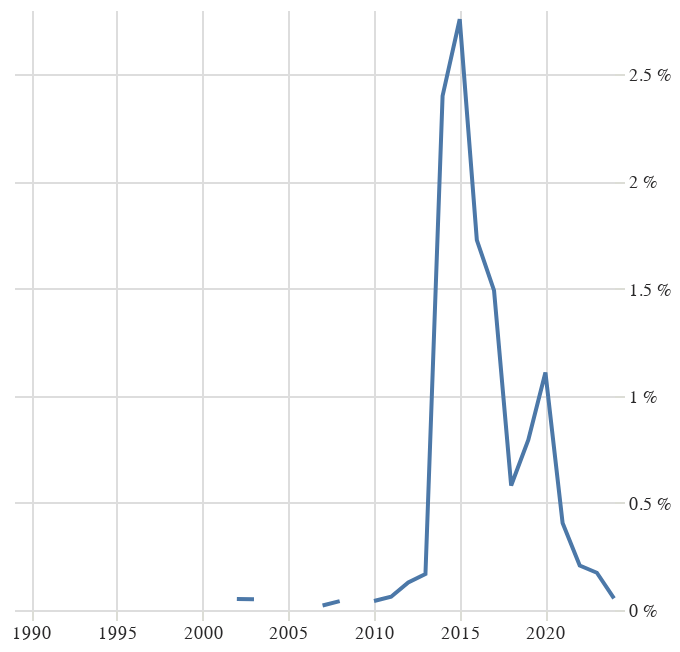

The code cell stored with this chart in its notebook:
### Code cell
grafik('CD-ROM')

### Figure 1 — Vega-Lite specification as saved in the notebook (floating-point values rounded to 4 significant figures)
{"config": {"title": {"font": "Noticia Text", "fontSize": 11.5, "anchor": "start", "lineHeight": 19, "fontWeight": "bolder", "subtitleFont": "Noticia Text", "subtitleFontSize": 10, "subtitleLineHeight": 15, "subtitlePadding": 10, "dy": -10, "color": "#292829", "subtitleColor": "#292829"}, "axis": {"labelFont": "Asap", "titleFont": "Asap", "fontWeight": "lighter", "titleFontWeight": "lighter", "labelFontSize": 9, "titleFontSize": 9, "labelPadding": 2, "titlePadding": 9, "domainOpacity": 0, "tickColor": "#DCDDD6", "labelColor": "#292829"}, "legend": {"labelFont": "Asap", "labelFontWeight": "normal", "titleFont": "Asap", "titleFontWeight": "normal", "labelFontSize": 9, "titleFontSize": 9, "labelColor": "#292829"}, "view": {"stroke": "transparent"}}, "data": {"name": "data-33ea23acbc25d946a8370be3af01720d"}, "mark": {"type": "line"}, "encoding": {"x": {"axis": {"title": null}, "field": "rok", "type": "temporal"}, "y": {"axis": {"domainOpacity": 0, "labelExpr": "datum.label * 100 + ' %'", "orient": "right", "tickColor": "#DCDDD6", "title": null}, "field": "podil", "type": "quantitative"}}, "$schema": "https://vega.github.io/schema/vega-lite/v5.8.0.json", "datasets": {"data-33ea23acbc25d946a8370be3af01720d": [{"pocet": null, "rok": "1989-01-01T00:00:00", "len_right": 3115, "podil": null, "zanr": "CD-ROM"}, {"pocet": null, "rok": "1990-01-01T00:00:00", "len_right": 3220, "podil": null, "zanr": "CD-ROM"}, {"pocet": null, "rok": "1991-01-01T00:00:00", "len_right": 3598, "podil": null, "zanr": "CD-ROM"}, {"pocet": null, "rok": "1992-01-01T00:00:00", "len_right": 4452, "podil": null, "zanr": "CD-ROM"}, {"pocet": null, "rok": "1993-01-01T00:00:00", "len_right": 5949, "podil": null, "zanr": "CD-ROM"}, {"pocet": null, "rok": "1994-01-01T00:00:00", "len_right": 6067, "podil": null, "zanr": "CD-ROM"}, {"pocet": null, "rok": "1995-01-01T00:00:00", "len_right": 6784, "podil": null, "zanr": "CD-ROM"}, {"pocet": null, "rok": "1996-01-01T00:00:00", "len_right": 7014, "podil": null, "zanr": "CD-ROM"}, {"pocet": null, "rok": "1997-01-01T00:00:00", "len_right": 7395, "podil": null, "zanr": "CD-ROM"}, {"pocet": null, "rok": "1998-01-01T00:00:00", "len_right": 7210, "podil": null, "zanr": "CD-ROM"}, {"pocet": null, "rok": "1999-01-01T00:00:00", "len_right": 7427, "podil": null, "zanr": "CD-ROM"}, {"pocet": 2.0, "rok": "2000-01-01T00:00:00", "len_right": 7629, "podil": 0.0002622, "zanr": "CD-ROM"}, {"pocet": null, "rok": "2001-01-01T00:00:00", "len_right": 7757, "podil": null, "zanr": "CD-ROM"}, {"pocet": 4.0, "rok": "2002-01-01T00:00:00", "len_right": 7776, "podil": 0.0005144, "zanr": "CD-ROM"}, {"pocet": 4.0, "rok": "2003-01-01T00:00:00", "len_right": 8038, "podil": 0.0004976, "zanr": "CD-ROM"}, {"pocet": null, "rok": "2004-01-01T00:00:00", "len_right": 8477, "podil": null, "zanr": "CD-ROM"}, {"pocet": 1.0, "rok": "2005-01-01T00:00:00", "len_right": 8791, "podil": 0.0001138, "zanr": "CD-ROM"}, {"pocet": null, "rok": "2006-01-01T00:00:00", "len_right": 9212, "podil": null, "zanr": "CD-ROM"}, {"pocet": 2.0, "rok": "2007-01-01T00:00:00", "len_right": 9446, "podil": 0.0002117, "zanr": "CD-ROM"}, {"pocet": 4.0, "rok": "2008-01-01T00:00:00", "len_right": 9643, "podil": 0.0004148, "zanr": "CD-ROM"}, {"pocet": null, "rok": "2009-01-01T00:00:00", "len_right": 9230, "podil": null, "zanr": "CD-ROM"}, {"pocet": 4.0, "rok": "2010-01-01T00:00:00", "len_right": 9538, "podil": 0.0004194, "zanr": "CD-ROM"}, {"pocet": 6.0, "rok": "2011-01-01T00:00:00", "len_right": 9652, "podil": 0.0006216, "zanr": "CD-ROM"}, {"pocet": 12.0, "rok": "2012-01-01T00:00:00", "len_right": 9345, "podil": 0.001284, "zanr": "CD-ROM"}, {"pocet": 16.0, "rok": "2013-01-01T00:00:00", "len_right": 9541, "podil": 0.001677, "zanr": "CD-ROM"}, {"pocet": 230.0, "rok": "2014-01-01T00:00:00", "len_right": 9587, "podil": 0.02399, "zanr": "CD-ROM"}, {"pocet": 272.0, "rok": "2015-01-01T00:00:00", "len_right": 9866, "podil": 0.02757, "zanr": "CD-ROM"}, {"pocet": 162.0, "rok": "2016-01-01T00:00:00", "len_right": 9386, "podil": 0.01726, "zanr": "CD-ROM"}, {"pocet": 140.0, "rok": "2017-01-01T00:00:00", "len_right": 9388, "podil": 0.01491, "zanr": "CD-ROM"}, {"pocet": 56.0, "rok": "2018-01-01T00:00:00", "len_right": 9637, "podil": 0.005811, "zanr": "CD-ROM"}, {"pocet": 74.0, "rok": "2019-01-01T00:00:00", "len_right": 9326, "podil": 0.007935, "zanr": "CD-ROM"}, {"pocet": 98.0, "rok": "2020-01-01T00:00:00", "len_right": 8845, "podil": 0.01108, "zanr": "CD-ROM"}, {"pocet": 36.0, "rok": "2021-01-01T00:00:00", "len_right": 8856, "podil": 0.004065, "zanr": "CD-ROM"}, {"pocet": 18.0, "rok": "2022-01-01T00:00:00", "len_right": 8682, "podil": 0.002073, "zanr": "CD-ROM"}, {"pocet": 14.0, "rok": "2023-01-01T00:00:00", "len_right": 8054, "podil": 0.001738, "zanr": "CD-ROM"}, {"pocet": 4.0, "rok": "2024-01-01T00:00:00", "len_right": 7306, "podil": 0.0005475, "zanr": "CD-ROM"}]}}
